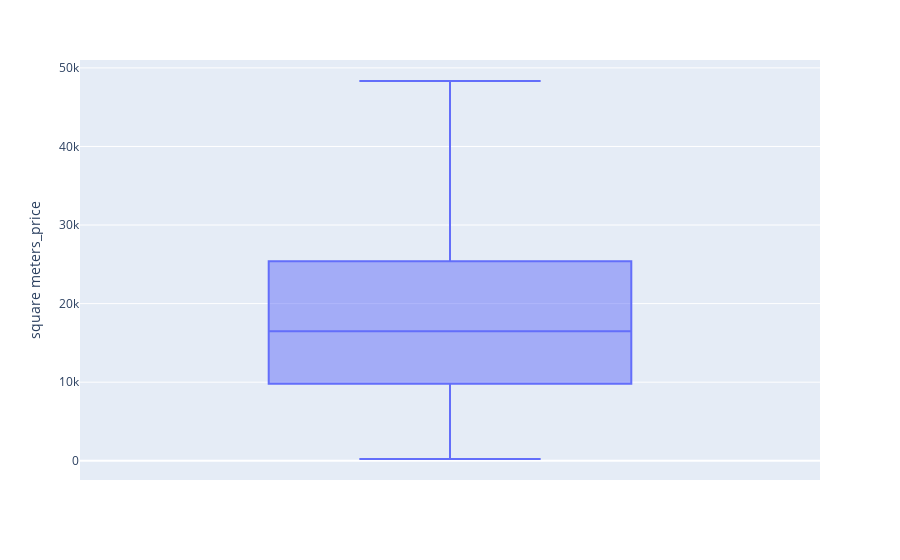

Write notebook code for a chart like this one.
### Markdown cell above
## Wrapping up 
As we’ve seen, finding and handling outliers can be a complicated process. Luckily Python has libraries that make it easy to visualize and munge the data. We started by using box plots and scatter plots to analyze univariate and multivariate outliers. Then we used the interquartile range (IQR) calculation to find the data points in our skewed data. Lastly we tried three different feature engineering techniques to handle the outliers in the dataset.

Remember, sometimes leaving out the outliers in the data is acceptable and other times they can negatively impact analysis and modeling so they should be dealt with by feature engineering. It all depends on the goals of the analysis and the severity of the outliers.

You may also be interested in this online workshop we held on outliers with data scientist Dana Daskalova: https://youtu.be/dKjHd7i-jB4

### Code cell
#create a box plot

fig = px.box(new_df, y='square meters_price')

fig.show()

### Figure 1 — Plotly figure (JSON) as saved in the notebook; plotly's stock layout.template omitted (floating-point values rounded to 4 significant figures; data arrays with more than 128 entries replaced by an {"elided": "..."} marker saying what was removed)
{"data": [{"alignmentgroup": "True", "hovertemplate": "square meters_price=%{y}<extra></extra>", "legendgroup": "", "marker": {"color": "#636efa"}, "name": "", "notched": false, "offsetgroup": "", "orientation": "v", "showlegend": false, "type": "box", "x0": " ", "xaxis": "x", "y": {"elided": "9207 float values"}, "y0": " ", "yaxis": "y"}], "layout": {"boxmode": "group", "legend": {"tracegroupgap": 0}, "margin": {"t": 60}, "xaxis": {"anchor": "y", "domain": [0, 1]}, "yaxis": {"anchor": "x", "domain": [0, 1], "title": {"text": "square meters_price"}}}}
